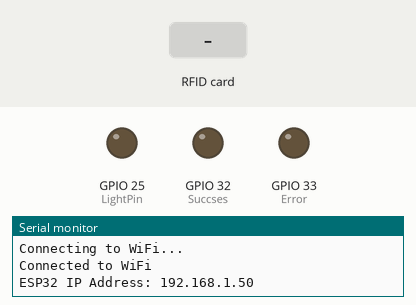
Bench run of a sketch on a simulated ESP32. Shown: output pins drawn as LEDs (lit = HIGH), the last lines printed to the serial monitor. The test bench sets the inputs (shaded band). WiFi joins after 1.5 s; servers stay silent unless stated; a WiFi scan finds three made-up networks; uploads are accepted with an empty reply.

Above: at 5.2 s.
5.3 s: RFID card 11 11 11 11 held to the reader
At 7.0 s:
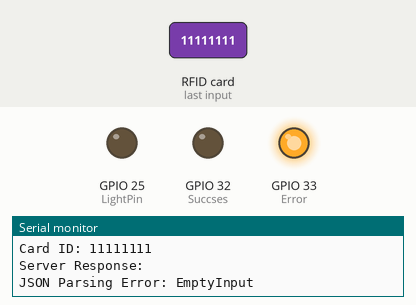
8.8 s: RFID card 5E 7A 19 C4 held to the reader
At 11.3 s:
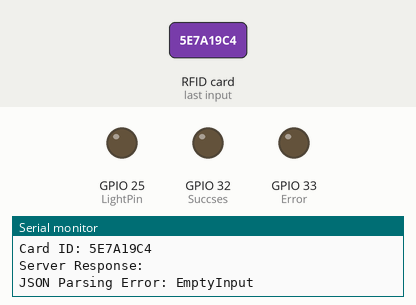
Timing chart, 0 to 12.8 s (numbered marks = the images above; inputs shaded):
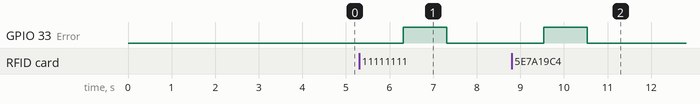

The sketch:

rfid.ino
```cpp
#include <WiFi.h>
#include <WebServer.h>
#include <HTTPClient.h>
#include <MFRC522.h>
#include <ArduinoJson.h>
#include <SPI.h>

// WiFi credentials
const char* ssid = "My_Raspberry_Pi_AP";
const char* password = "11111111";

// Static IP configuration
IPAddress local_IP(192, 168, 4, 10);   // Static IP for ESP32
IPAddress gateway(192, 168, 4, 1);     // Raspberry Pi IP
IPAddress subnet(255, 255, 255, 0);

// Server URL
const char* serverUrl = "http://192.168.4.1:5000/scan"; // Replace with your server IP and port

// RFID setup
#define RST_PIN 0
#define SS_PIN 5
#define Succses 32
#define Error 33
#define LightPin 25
MFRC522 rfid(SS_PIN, RST_PIN);

WebServer server(80);

const unsigned long WIFI_TIMEOUT = 15000;

void setup() {
    Serial.begin(115200);
    pinMode(Succses, OUTPUT);
    pinMode(LightPin, OUTPUT);
    pinMode(Error, OUTPUT);
    SPI.begin();
    rfid.PCD_Init();
    Serial.println("RFID ready!");

    IPAddress local_IP(192, 168, 4, 10);
    IPAddress gateway(192, 168, 4, 1);
    IPAddress subnet(255, 255, 255, 0);

    if (!WiFi.config(local_IP, gateway, subnet)) {
        Serial.println("Failed to configure Static IP");
    }

    // Scan for networks to verify AP visibility
    Serial.println("Scanning for networks...");
    int n = WiFi.scanNetworks();
    for (int i = 0; i < n; i++) {
        Serial.print("Network name: ");
        Serial.println(WiFi.SSID(i));
    }

    // Connect to Wi-Fi
    WiFi.begin(ssid, password);
    unsigned long startTime = millis();

    while (WiFi.status() != WL_CONNECTED && millis() - startTime < WIFI_TIMEOUT) {
        delay(1000);
        Serial.println("Connecting to WiFi...");
    }

    if (WiFi.status() == WL_CONNECTED) {
        Serial.println("Connected to WiFi");
        Serial.print("ESP32 IP Address: ");
        Serial.println(WiFi.localIP());
    } else {
        Serial.println("Failed to connect to WiFi. Please check AP settings or credentials.");
    }

    // Define the light control endpoint
    server.on("/scan", handleScan);
    server.on("/control", HTTP_POST, handleControl);
    server.begin();
}

void loop() {
    // Handle web server requests
    server.handleClient();

    // Periodically scan for RFID cards
    if (rfid.PICC_IsNewCardPresent() && rfid.PICC_ReadCardSerial()) {
        String cardId = getCardId();
        Serial.println("Card ID: " + cardId);

        // Send RFID data to server
        sendCardToServer(cardId);
    }

    delay(1000); // Delay to avoid rapid scanning
}

String getCardId() {
    String cardId = "";
    for (byte i = 0; i < rfid.uid.size; i++) {
        cardId += String(rfid.uid.uidByte[i], HEX);
    }
    cardId.toUpperCase();
    return cardId;
}

void sendCardToServer(String cardId) {
    if (WiFi.status() == WL_CONNECTED) {
        HTTPClient http;
        http.begin(serverUrl);
        http.addHeader("Content-Type", "application/json");

        String payload = "{\"card_id\": \"" + cardId + "\"}";
        int httpResponseCode = http.POST(payload);

        if (httpResponseCode > 0) {
            String response = http.getString();
            Serial.println("Server Response: " + response);

            // Parse the JSON response
            StaticJsonDocument<200> doc;
            DeserializationError error = deserializeJson(doc, response);

            if (error) {
                Serial.print("JSON Parsing Error: ");
                Serial.println(error.c_str());
                digitalWrite(Error, HIGH);  // Turn error LED on
                delay(1000);
                digitalWrite(Error, LOW);  // Turn error LED off
                return;
            }

            // Check if the response contains "status": "success"
            if (doc["status"] == "success") {
                digitalWrite(Succses, HIGH);  // Turn success LED on
                delay(1000);
                digitalWrite(Succses, LOW);  // Turn success LED off
            } else if (doc["detail"]) {  // Handle the "detail" field for failures
                Serial.println("Error: " + String((const char*)doc["detail"]));
                digitalWrite(Error, HIGH);  // Turn error LED on
                delay(1000);
                digitalWrite(Error, LOW);  // Turn error LED off
            } else {
                Serial.println("Unknown Response Format");
                digitalWrite(Error, HIGH);  // Turn error LED on
                delay(1000);
                digitalWrite(Error, LOW);  // Turn error LED off
            }
        } else {
            digitalWrite(Error, HIGH);  // Turn error LED on
            delay(1000);
            digitalWrite(Error, LOW);  // Turn error LED off
            Serial.println("Error in HTTP request");
        }

        http.end();
    } else {
        Serial.println("WiFi not connected");
    }
}

void handleScan() {
    // Endpoint to manually trigger RFID scanning
    String cardId = getCardId();

    if (cardId != "") {
        sendCardToServer(cardId);
        server.send(200, "application/json", "{\"status\": \"success\", \"card_id\": \"" + cardId + "\"}");
    } else {
        server.send(400, "application/json", "{\"status\": \"fail\", \"message\": \"No card detected\"}");
    }
}

void handleControl() {
    if (server.hasArg("plain")) {
        String body = server.arg("plain");
        StaticJsonDocument<200> doc;
        DeserializationError error = deserializeJson(doc, body);

        if (error) {
            Serial.print("JSON Parsing Error: ");
            Serial.println(error.c_str());
            server.send(400, "application/json", "{\"status\": \"fail\", \"message\": \"Invalid JSON format\"}");
            return;
        }

        if (doc.containsKey("power")) {
            String power = doc["power"];
            if (power == "on") {
                digitalWrite(LightPin, HIGH); // Turn the light on
                server.send(200, "application/json", "{\"status\": \"success\", \"message\": \"Light turned on\"}");
            } else if (power == "off") {
                digitalWrite(LightPin, LOW); // Turn the light off
                server.send(200, "application/json", "{\"status\": \"success\", \"message\": \"Light turned off\"}");
            } else {
                server.send(400, "application/json", "{\"status\": \"fail\", \"message\": \"Invalid power state\"}");
            }
        } else {
            server.send(400, "application/json", "{\"status\": \"fail\", \"message\": \"Missing power field\"}");
        }
    } else {
        server.send(400, "application/json", "{\"status\": \"fail\", \"message\": \"No body provided\"}");
    }
}
```

Measured:
- after the input at 5.3 s, GPIO 33 (Error): LOW → HIGH after 1.0 s, → LOW 1.0 s later
- after the input at 8.8 s, GPIO 33 (Error): LOW → HIGH after 0.74 s, → LOW 1.0 s later
